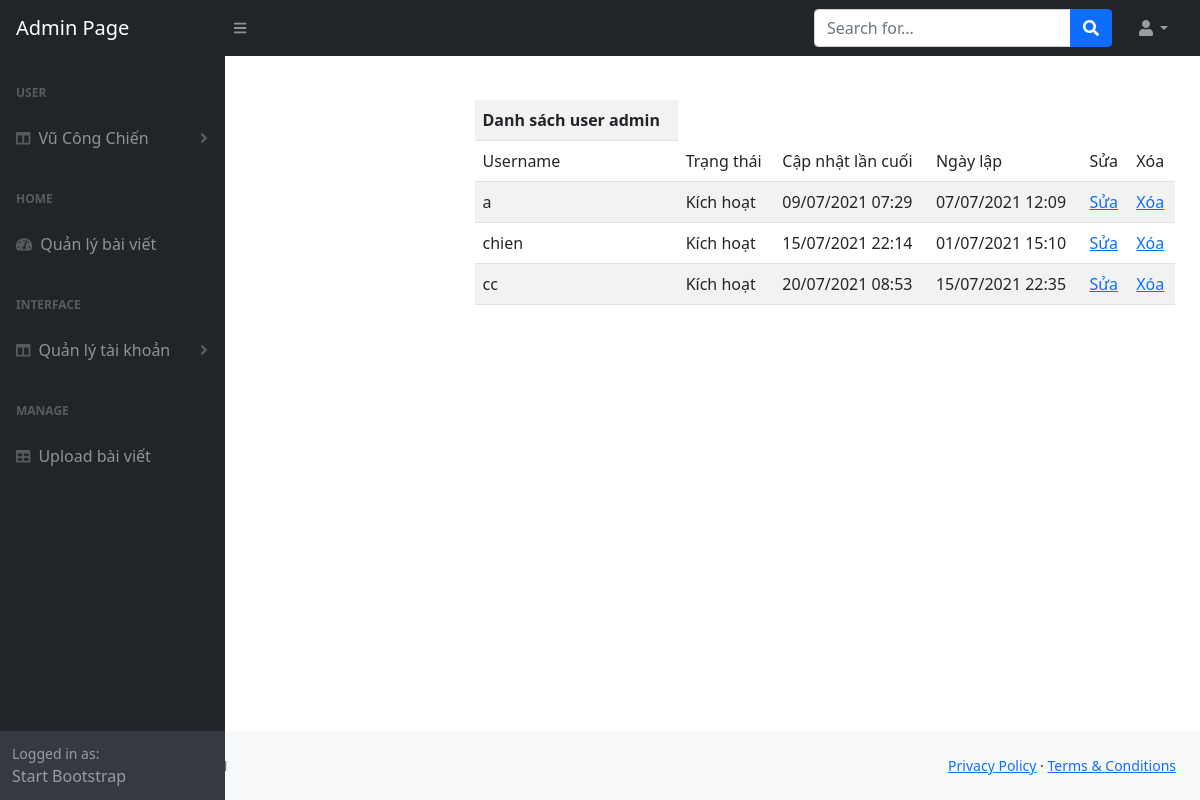
Screenshot of /PHP/pagead/list_admin.php (signed in) with the database file from the repository.
### tables this page shows
CREATE TABLE `user` (
  `id` int(11) NOT NULL,
  `username` varchar(100) NOT NULL,
  `password` varchar(150) NOT NULL,
  `fullname` varchar(100) NOT NULL,
  `birthday` int(11) NOT NULL,
  `status` tinyint(4) NOT NULL DEFAULT '0',
  `create_time` int(11) DEFAULT NULL,
  `last_updated` int(11) NOT NULL
);

### PHP/pagead/list_admin.php (the view, shortened to what this page needs)
<!DOCTYPE html>
<html lang="en">
    <head>
        <link href="https://cdn.jsdelivr.net/npm/simple-datatables@latest/dist/style.css" rel="stylesheet" />
        <link href="css/styles.css" rel="stylesheet" />
    </head>
    <body class="sb-nav-fixed">
    <?
    include './connect_db.php';
    ?>
    <div id="layoutAuthentication">
            <div id="layoutAuthentication_content">
                <main>
                    <div class="container">
                        <div class="row justify-content-center">
                            <div class="col-lg-5">
                                <div class="" style="padding: 100px">
                                <?php
                                    include './connect_db.php';
                                            ?>
                                    <?php
        include './connect_db.php';
        $result = mysqli_query($con, "SELECT * FROM user");
        ?>
            <table class="table table-striped" style="width:700px;">
            <th>Danh sách user admin</th>
                <tr>
                    <td>Username</td>
                    <td>Trạng thái</td>
                    <td>Cập nhật lần cuối</td>
                    <td>Ngày lập</td>
                    <td>Sửa</td>
                    <td>Xóa</td>
                </tr>
                <?php
                    while ($row = mysqli_fetch_array($result)){
                ?>
                <tr>
                    <td><?= $row['username'] ?></td>
                    <td><?= $row['status'] == 1 ? "Kích hoạt":"Block" ?></td>
                    <td><?= date('d/m/Y H:i', $row['last_updated']) ?></td>
                    <td><?= date('d/m/Y H:i',$row['create_time']) ?></td>
                    <td><a href="./changepass.php?id= <?= $row['id'] ?>">Sửa</a></td>
                    <td><a href="./delete_user.php?id= <?= $row['id'] ?>">Xóa</a></td></td>
                </tr>
                <?php } ?>
            </table>
                                </div>
                            </div>
                        </div>
                    </div>
                </main>
            </div>
            <div id="layoutAuthentication_footer">
                <footer class="py-4 bg-light mt-auto">
                    <div class="container-fluid px-4">
                        <div class="d-flex align-items-center justify-content-between small">
                            <div class="text-muted">Copyright &copy; Your Website 2021</div>
                            <div>
                                <a href="#">Privacy Policy</a>
                                &middot;
                                <a href="#">Terms &amp; Conditions</a>
                            </div>
                        </div>
                    </div>
                </footer>
            </div>
        </div>
        <nav class="sb-topnav navbar navbar-expand navbar-dark bg-dark">
            <a class="navbar-brand ps-3" href="index.php">Admin Page</a>
            <button class="btn btn-link btn-sm order-1 order-lg-0 me-4 me-lg-0" id="sidebarToggle" href="#!"><i class="fas fa-bars"></i></button>
            <form class="d-none d-md-inline-block form-inline ms-auto me-0 me-md-3 my-2 my-md-0">
                <div class="input-group">
                    <input class="form-control" type="text" placeholder="Search for..." aria-label="Search for..." aria-describedby="btnNavbarSearch" />
                    <button class="btn btn-primary" id="btnNavbarSearch" type="button"><i class="fas fa-search"></i></button>
                </div>
            </form>
            <ul class="navbar-nav ms-auto ms-md-0 me-3 me-lg-4">
                <li class="nav-item dropdown">
                    <a class="nav-link dropdown-toggle" id="navbarDropdown" href="#" role="button" data-bs-toggle="dropdown" aria-expanded="false"><i class="fas fa-user fa-fw"></i></a>
                </li>
            </ul>
        </nav>
        <div id="layoutSidenav">
            <div id="layoutSidenav_nav">
                <nav class="sb-sidenav accordion sb-sidenav-dark" id="sidenavAccordion">
                    <div class="sb-sidenav-menu">
                        <div class="nav">
                            <div class="sb-sidenav-menu-heading">User</div>
                            <?php if (empty($_SESSION['current_user'])) { ?>
                            <a class="nav-link collapsed" href="#" data-bs-toggle="collapse" data-bs-target="#collapseLayouts1" aria-expanded="false" aria-controls="collapseLayouts1">
                                <div class="sb-nav-link-icon"><i class="fas fa-columns"></i></div>
                                User
                                <div class="sb-sidenav-collapse-arrow"><i class="fas fa-angle-down"></i></div>
                            </a>
                            <?php } else {
                                $currentUser = $_SESSION['current_user'];
                            ?>
                            <a class="nav-link collapsed" href="#" data-bs-toggle="collapse" data-bs-target="#collapseLayouts1" aria-expanded="false" aria-controls="collapseLayouts1">
                                <div class="sb-nav-link-icon"><i class="fas fa-columns"></i></div>
                                <?= $currentUser['fullname'] ?>
                                <div class="sb-sidenav-collapse-arrow"><i class="fas fa-angle-down"></i></div>
                            </a>
                            <?php } ?>
                            <div class="sb-sidenav-menu-heading">Home</div>
                            <a class="nav-link" href="list_content.php">
                                <div class="sb-nav-link-icon"><i class="fas fa-tachometer-alt"></i></div>
                                Quản lý bài viết
                            </a>
                            <div class="sb-sidenav-menu-heading">Interface</div>
                            <a class="nav-link collapsed" href="#" data-bs-toggle="collapse" data-bs-target="#collapseLayouts" aria-expanded="false" aria-controls="collapseLayouts">
                                <div class="sb-nav-link-icon"><i class="fas fa-columns"></i></div>
                                Quản lý tài khoản
                                <div class="sb-sidenav-collapse-arrow"><i class="fas fa-angle-down"></i></div>
                            </a>
                            <div class="sb-sidenav-menu-heading">Manage</div>
                            <a class="nav-link" href="upload.php">
                                <div class="sb-nav-link-icon"><i class="fas fa-table"></i></div>
                                Upload bài viết
                            </a>
                        </div>
                    </div>
                    <div class="sb-sidenav-footer">
                        <div class="small">Logged in as:</div>
                        Start Bootstrap
                    </div>
                </nav>
            </div>
        </div>
    </body>
</html>

### rows the page displays
user: username "a", status "Kích hoạt", last_updated "09/07/2021 07:29", create_time "07/07/2021 12:09"
user: username "chien", status "Kích hoạt", last_updated "15/07/2021 22:14", create_time "01/07/2021 15:10"
user: username "cc", status "Kích hoạt", last_updated "20/07/2021 08:53", create_time "15/07/2021 22:35"

### other values shown
$currentUser['fullname'] "Vũ Công Chiến"
